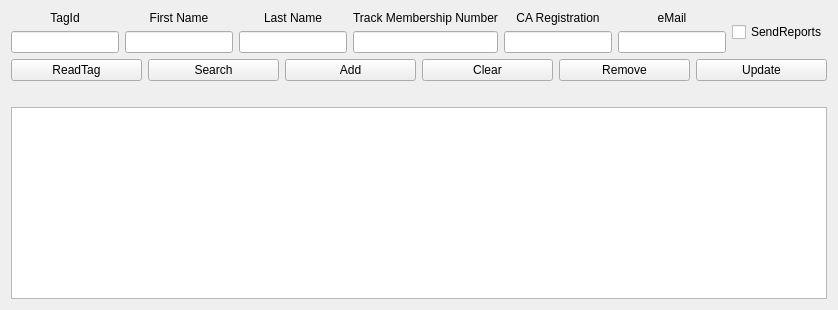
      <widget class="QWidget" name="deskDBaseTab">
       <attribute name="title">
        <string>Membership</string>
       </attribute>
       <layout class="QGridLayout" name="gridLayout_5">
        <item row="0" column="0">
         <layout class="QHBoxLayout" name="horizontalLayout">
          <item>
           <layout class="QVBoxLayout" name="verticalLayout">
            <item>
             <widget class="QLabel" name="deskTagIdLabel">
              <property name="text">
               <string>TagId</string>
              </property>
              <property name="alignment">
               <set>Qt::AlignCenter</set>
              </property>
             </widget>
            </item>
            <item>
             <widget class="QLineEdit" name="deskTagIdLineEdit">
              <property name="sizePolicy">
               <sizepolicy hsizetype="Expanding" vsizetype="Fixed">
                <horstretch>1</horstretch>
                <verstretch>0</verstretch>
               </sizepolicy>
              </property>
             </widget>
            </item>
           </layout>
          </item>
          <item>
           <layout class="QVBoxLayout" name="verticalLayout_2">
            <item>
             <widget class="QLabel" name="deskFirstNameLabel">
              <property name="text">
               <string>First Name</string>
              </property>
              <property name="alignment">
               <set>Qt::AlignCenter</set>
              </property>
             </widget>
            </item>
            <item>
             <widget class="QLineEdit" name="deskFirstNameLineEdit">
              <property name="sizePolicy">
               <sizepolicy hsizetype="Expanding" vsizetype="Fixed">
                <horstretch>1</horstretch>
                <verstretch>0</verstretch>
               </sizepolicy>
              </property>
             </widget>
            </item>
           </layout>
          </item>
          <item>
           <layout class="QVBoxLayout" name="verticalLayout_3">
            <item>
             <widget class="QLabel" name="deskLastNameLabel">
              <property name="text">
               <string>Last Name</string>
              </property>
              <property name="alignment">
               <set>Qt::AlignCenter</set>
              </property>
             </widget>
            </item>
            <item>
             <widget class="QLineEdit" name="deskLastNameLineEdit">
              <property name="sizePolicy">
               <sizepolicy hsizetype="Expanding" vsizetype="Fixed">
                <horstretch>1</horstretch>
                <verstretch>0</verstretch>
               </sizepolicy>
              </property>
             </widget>
            </item>
           </layout>
          </item>
          <item>
           <layout class="QVBoxLayout" name="verticalLayout_5">
            <item>
             <widget class="QLabel" name="deskMembershipNumberLabel">
              <property name="text">
               <string>Track Membership Number</string>
              </property>
              <property name="alignment">
               <set>Qt::AlignCenter</set>
              </property>
             </widget>
            </item>
            <item>
             <widget class="QLineEdit" name="deskMembershipNumberLineEdit">
              <property name="sizePolicy">
               <sizepolicy hsizetype="Expanding" vsizetype="Fixed">
                <horstretch>1</horstretch>
                <verstretch>0</verstretch>
               </sizepolicy>
              </property>
             </widget>
            </item>
           </layout>
          </item>
          <item>
           <layout class="QVBoxLayout" name="verticalLayout_4">
            <item>
             <widget class="QLabel" name="deskCaRegistrationLabel">
              <property name="text">
               <string>CA Registration</string>
              </property>
              <property name="alignment">
               <set>Qt::AlignCenter</set>
              </property>
             </widget>
            </item>
            <item>
             <widget class="QLineEdit" name="deskCaRegistrationLineEdit">
              <property name="sizePolicy">
               <sizepolicy hsizetype="Expanding" vsizetype="Fixed">
                <horstretch>1</horstretch>
                <verstretch>0</verstretch>
               </sizepolicy>
              </property>
             </widget>
            </item>
           </layout>
          </item>
          <item>
           <layout class="QVBoxLayout" name="verticalLayout_6">
            <item>
             <widget class="QLabel" name="deskEMailLabel">
              <property name="text">
               <string>eMail</string>
              </property>
              <property name="alignment">
               <set>Qt::AlignCenter</set>
              </property>
             </widget>
            </item>
            <item>
             <widget class="QLineEdit" name="deskEMailLineEdit">
              <property name="sizePolicy">
               <sizepolicy hsizetype="Expanding" vsizetype="Fixed">
                <horstretch>1</horstretch>
                <verstretch>0</verstretch>
               </sizepolicy>
              </property>
             </widget>
            </item>
           </layout>
          </item>
          <item>
           <widget class="QCheckBox" name="sendReportsCheckBox">
            <property name="text">
             <string>SendReports</string>
            </property>
           </widget>
          </item>
         </layout>
        </item>
        <item row="1" column="0">
         <layout class="QHBoxLayout" name="horizontalLayout_4">
          <item>
           <widget class="QPushButton" name="deskReadPushButton">
            <property name="text">
             <string>ReadTag</string>
            </property>
            <property name="checkable">
             <bool>true</bool>
            </property>
           </widget>
          </item>
          <item>
           <widget class="QPushButton" name="deskSearchPushButton">
            <property name="text">
             <string>Search</string>
            </property>
           </widget>
          </item>
          <item>
           <widget class="QPushButton" name="deskAddPushButton">
            <property name="text">
             <string>Add</string>
            </property>
           </widget>
          </item>
          <item>
           <widget class="QPushButton" name="deskClearPushButton">
            <property name="text">
             <string>Clear</string>
            </property>
           </widget>
          </item>
          <item>
           <widget class="QPushButton" name="deskRemovePushButton">
            <property name="text">
             <string>Remove</string>
            </property>
           </widget>
          </item>
          <item>
           <widget class="QPushButton" name="deskUpdatePushButton">
            <property name="text">
             <string>Update</string>
            </property>
           </widget>
          </item>
         </layout>
        </item>
        <item row="2" column="0">
         <spacer name="verticalSpacer">
          <property name="orientation">
           <enum>Qt::Vertical</enum>
          </property>
          <property name="sizeHint" stdset="0">
           <size>
            <width>20</width>
            <height>20</height>
           </size>
          </property>
         </spacer>
        </item>
        <item row="3" column="0">
         <widget class="QTableView" name="namesTableView">
          <property name="sizePolicy">
           <sizepolicy hsizetype="Expanding" vsizetype="Expanding">
            <horstretch>10</horstretch>
            <verstretch>100</verstretch>
           </sizepolicy>
          </property>
         </widget>
        </item>
       </layout>
      </widget>
